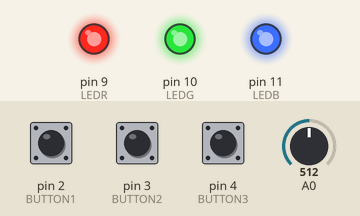
Simulated run of this sketch. Board: Arduino Uno, built with avr-gcc and run on an emulated ATmega328P. Parts: output pins drawn as LEDs (lit = HIGH). Dashed ring = blinking. Inputs (shaded band) come from the test bench; at power-on: pin 2 (BUTTON1) HIGH, pin 3 (BUTTON2) HIGH, pin 4 (BUTTON3) HIGH, A0 = 512. What the sketch prints to the serial monitor is not drawn.

Above: at 3.6 s.
3.7 s: pin 2 (BUTTON1) pulled LOW for 0.15 s
At 5.8 s:
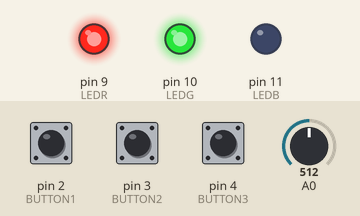
7.2 s: pin 3 (BUTTON2) pulled LOW for 0.15 s
At 7.33 s:
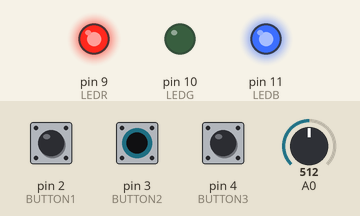
10.7 s: pin 4 (BUTTON3) pulled LOW for 0.15 s
At 13.8 s:
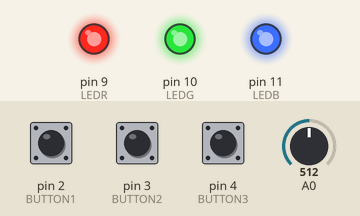
14.7 s: pin 4 (BUTTON3) pulled LOW for 1 s
At 15.26 s:
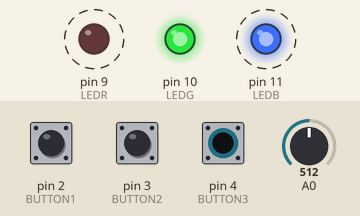
18.2 s: pin 4 (BUTTON3) pulled LOW for 3.2 s
At 21.8 s:
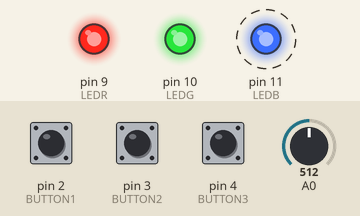
Timing chart, 0 to 23.3 s (numbered marks = the images above; inputs shaded):
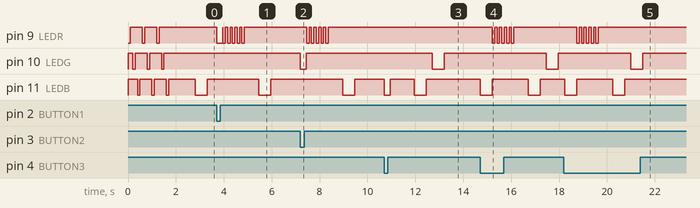

Measured:
- after the input at 3.7 s, pin 9 (LEDR): goes LOW 0.25 s, HIGH 0.01 s, 4 × (LOW 0.10 s, HIGH 0.10 s), LOW 0.10 s, then HIGH, starting at once; pin 11 (LEDB): HIGH → LOW after 1.8 s, → HIGH 0.50 s later
- after the input at 7.2 s, pin 9 (LEDR): alternates HIGH for 0.10 s and LOW for 0.10 s, 10 changes in all, then stays HIGH, starting after 0.26 s; pin 10 (LEDG): HIGH → LOW at once, → HIGH 0.25 s later; pin 11 (LEDB): HIGH → LOW after 1.8 s, → HIGH 0.50 s later
- after the input at 10.7 s, pin 10 (LEDG): HIGH → LOW after 2.0 s, → HIGH 0.50 s later; pin 11 (LEDB): HIGH → LOW at once, → HIGH 0.25 s later, → LOW 1.0 s later, → HIGH 0.50 s later
- after the input at 14.7 s, pin 9 (LEDR): alternates HIGH for 0.10 s and LOW for 0.10 s, 10 changes in all, then stays HIGH, starting after 0.51 s; pin 10 (LEDG): HIGH → LOW after 2.8 s, → HIGH 0.50 s later; pin 11 (LEDB): alternates HIGH for 1.5 s and LOW for 0.50 s, starting at once
- after the input at 18.2 s, pin 9 (LEDR): alternates HIGH for 0.10 s and LOW for 0.10 s, 10 changes in all, then stays HIGH, starting after 0.54 s; pin 10 (LEDG): HIGH → LOW after 2.8 s, → HIGH 0.50 s later; pin 11 (LEDB): alternates HIGH for 1.5 s and LOW for 0.50 s, 4 changes in all, then stays HIGH, starting at once
- by itself, pin 9 (LEDR): alternates HIGH for 0.50 s and LOW for 0.10 s, 5 changes in all, then stays HIGH
- by itself, pin 10 (LEDG): alternates HIGH for 0.50 s and LOW for 0.10 s, 6 changes in all, then stays HIGH

The sketch:

CopyCatTest.ino
```cpp
#include <CopyCat.h>

#define BUTTON1 2
#define BUTTON2 3
#define BUTTON3 4
#define LEDR 9
#define LEDG 10
#define LEDB 11

void setup(){
  pinMode(BUTTON1, INPUT);
  pinMode(BUTTON2, INPUT);
  pinMode(BUTTON3, INPUT);
  digitalWrite(BUTTON1, HIGH);
  digitalWrite(BUTTON2, HIGH);
  digitalWrite(BUTTON3, HIGH);
  pinMode(LEDR, OUTPUT);
  pinMode(LEDG, OUTPUT);
  pinMode(LEDB, OUTPUT);

  //initialize all LED's to off
  digitalWrite(LEDR, HIGH);
  digitalWrite(LEDG, HIGH);
  digitalWrite(LEDB, HIGH);
}

//Create New Game
CopyCat simon;

// keep track of the current level
int level = 11;

void loop(){
  if (level >= 10) {
    cycle(3);
    level = 0;
    delay(1000);

    simon.newGame();
  }

  simon.playPattern(level);
  delay(10);
  simon.recievePattern(BUTTON1, BUTTON2, BUTTON3, level);
  delay(10);

  if(simon.compare(level)){
    level++;
    delay(1000);
  }else{
    blink(5);
    delay(500);
  }
}

void blink(int n) {
  for(int i = 0; i < n; i++){
    digitalWrite(LEDR, LOW);
    delay(100);
    digitalWrite(LEDR, HIGH);
    delay(100);
  }
}

void cycle(int n){
  for(int i = 0; i < n; i++){
  digitalWrite(LEDR, LOW);
  delay(100);
  digitalWrite(LEDR, HIGH);
  delay(100);
  digitalWrite(LEDG, LOW);
  delay(100);
  digitalWrite(LEDG, HIGH);
  delay(100);
  digitalWrite(LEDB, LOW);
  delay(100);
  digitalWrite(LEDB, HIGH);
  delay(100);
  }
}
```
